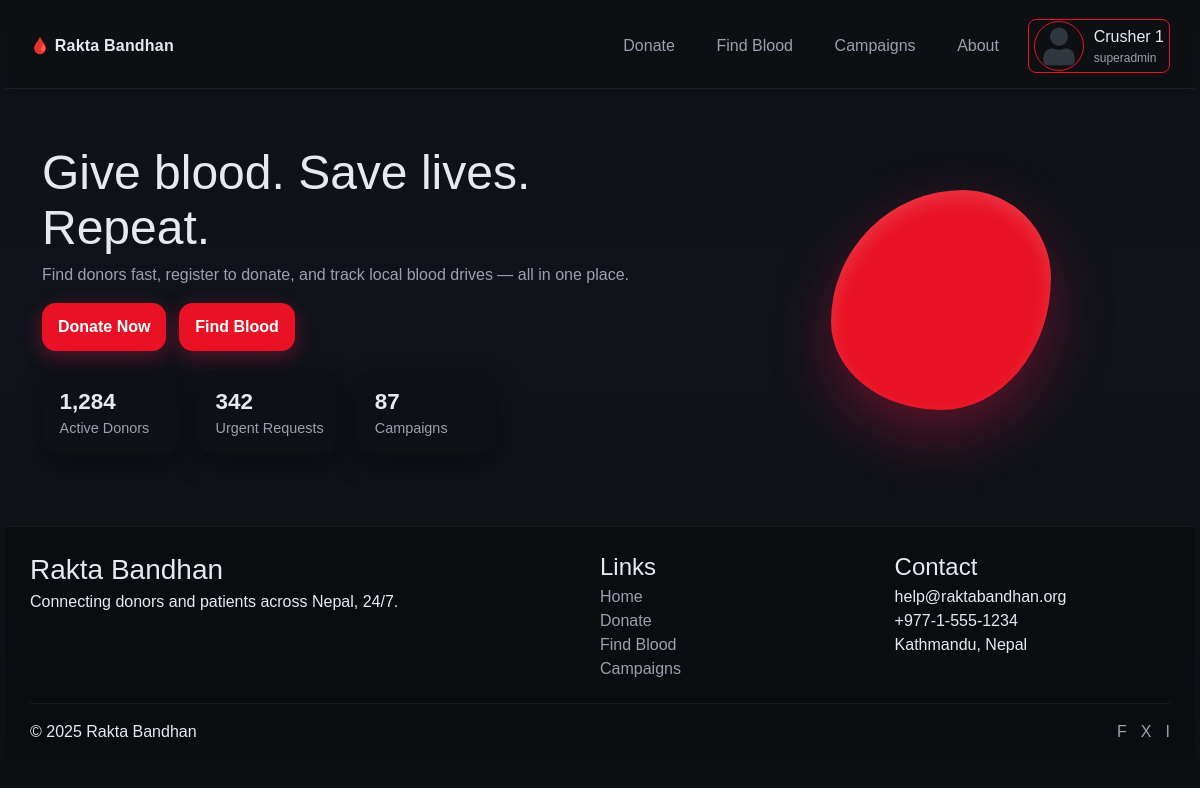
The page / (signed in) on the database its author committed.
### models.py (models this page shows)
class User(db.Model, UserMixin):
    __tablename__ = "users"
    id = db.Column(db.Integer, primary_key=True)
    username = db.Column(db.String(100), nullable=False)
    password = db.Column(db.String(200), nullable=False)
    email = db.Column(db.String(120), unique=True, nullable=False)
    phone = db.Column(db.String(20), nullable=False, unique=True)
    blood_grp = db.Column(db.String(5), nullable=False)
    address = db.Column(db.String(200), nullable=False)
    profile_picture = db.Column(db.String(200), default='defaultImg/default.jpg')
    role = db.Column(db.String(20), nullable=False)
    donor = db.relationship('Donor', backref='user', uselist=False)
    requests = db.relationship('BloodRequest', backref='recipient', lazy=True)

### routes/routes.py (the view)
@app.route("/")
@login_required
def home():
    return render_template("home.html")

### app.py (called while the page is built)
@login_manager.user_loader
def load_user(user_id):
    if not user_id or user_id == "None":
        return None
    return User.query.get(int(user_id))

@app.context_processor
def inject_name():
    if current_user.is_authenticated:
        role = current_user.role.capitalize()
        return dict(name=f"{current_user.username} ({role})")
    return dict(name="")

@app.context_processor
def utility_processor():
    return dict(flash_categories=flash_categories)

### templates/home.html (shortened to what this page needs)
{% extends 'base.html' %}
{% block content %}
<div>
    {% include "common/homepage.html" %}
</div>
{% endblock %}

### templates/navbar.html (shortened to what this page needs)
<link rel="stylesheet" href="{{ url_for('static', filename='navbar.css') }}">
{% if current_user.is_authenticated %}
<header class="nav">
  <div class="nav__wrap container">
    <a class="brand" href="{{ url_for('home') }}">🩸 Rakta Bandhan</a>
    <nav class="menu" aria-label="Primary">
      <a href="{{ url_for('donate_blood') }}">Donate</a>
      <a href="{{ url_for('find_blood') }}">Find Blood</a>
      <a href="{{ url_for('campaigns') }}">Campaigns</a>
      <a href="{{ url_for('about') }}">About</a>
      {% if current_user.is_authenticated %}
      <div class="profile-dropdown">
        <div class="profile_pic">
          {% if current_user.role == 'recipient' or current_user.role == 'donor' %}
          <img class="profile_image" src="{{ url_for('static', filename='profile_pics/' + current_user.profile_picture) }}" alt="Profile Picture">
          {% elif current_user.role == 'admin' %}
          <img class="profile_image" src="{{ url_for('static', filename='defaultImg/admin_dflt.jpg') }}" alt="Profile Picture">
          {% else %}
          <img class="profile_image" src="{{ url_for('static', filename='defaultImg/default.png') }}" alt="Profile Picture">
          {% endif %}
        </div>
        <div class="profile_info">
          <p class="user_name">{{ current_user.username }} {{ current_user.id}}</p>
          <p class="user-role m-0">{{ current_user.role }}</p>
        </div>
      </div>
      {% endif %}
    </nav>
  </div>
</header>
{% endif %}

### static/main.css (style rules this page uses)
:root { --primary: #e81224; --bg: var(--primary); --surface: #0f1015; --surface-2: #1b1e29; --text: #e7e9ee; --muted: #9aa1ae; --ring: 0 0 0 2px rgba(225, 29, 72, 0.35); --radius: 20px; --shadow: 0 10px 25px rgba(0, 0, 0, .35); }
* { box-sizing: border-box; color: var(--text); font-family: 'Gill Sans', 'Gill Sans MT', Calibri, 'Trebuchet MS', sans-serif !important; }
body { margin: 0; font-family: Inter, system-ui, Segoe UI, Arial, Helvetica, sans-serif; background: linear-gradient(180deg, #0e0f13, #10131a 40%, #0e0f13); color: var(--text); line-height: 1.6; padding: 5px; position: relative; }
.container { width: 1200px; margin-inline: auto }

### static/navbar.css (style rules this page uses)
.nav { position: sticky; top: 0; z-index: 50; backdrop-filter: blur(8px); background: rgba(14, 15, 19, .6); border-bottom: 1px solid rgba(255, 255, 255, .06); }
.nav__wrap { display: flex; align-items: center; justify-content: space-between; padding: 0.9rem 0; }
.brand { color: var(--text); text-decoration: none; font-weight: 700; letter-spacing: .2px }
.menu { display: flex; gap: 1rem; align-items: center }
.menu a { color: var(--muted); text-decoration: none; padding: .5rem .8rem; border-radius: 12px }
.profile_info { display: inline-block; vertical-align: middle; }
.user_name, .user-role { color: var(--text); font-weight: 500; margin: 0px; }
.user-role { font-size: 12px; color: var(--muted); font-weight: 400; }
.profile-dropdown { position: relative; display: flex; gap: 10px; align-items: center; cursor: pointer; justify-content: center; align-items: center; padding: 1px 5px ; border: 1px solid var(--primary); border-radius: 8px; }
.profile_pic { display: flex; }
.profile_pic img { width: 50px; height: 50px; object-fit: contain; border-radius: 50%; border: 1px solid var(--primary); }

### static/homepage.css (style rules this page uses)
.nav { position: sticky; top: 0; z-index: 50; backdrop-filter: blur(8px); background: rgba(14, 15, 19, .6); border-bottom: 1px solid rgba(255, 255, 255, .06); }
.nav__wrap { display: flex; align-items: center; justify-content: space-between; padding: 0.9rem 0; }
.brand { color: var(--text); text-decoration: none; font-weight: 700; letter-spacing: .2px }
.menu { display: flex; gap: 1rem; align-items: center }
.menu a { color: var(--muted); text-decoration: none; padding: .5rem .8rem; border-radius: 12px }

### rows shown on the page
User: username "Crusher", id "1", role "superadmin"
